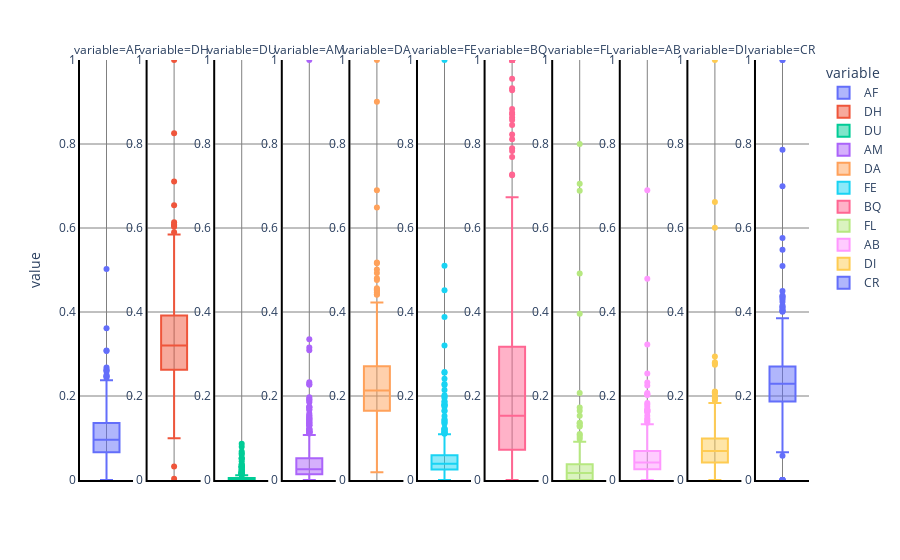

Notebook cell for this chart:
### Code cell
df_corr_false = df_corr[df_corr['Class']==0].drop(columns=['Class'])
fig = px.box(df_corr_false.melt(), y="value", facet_col="variable", boxmode="overlay", color="variable")
fig.update_yaxes(matches=None)

for i in range(len(fig["data"])):
    yaxis_name = 'yaxis' if i == 0 else f'yaxis{i + 1}'
    fig.layout[yaxis_name].showticklabels = True

fig.update_layout(legend = dict(bgcolor = 'white'))
fig.update_layout(plot_bgcolor='white')

fig.update_xaxes(showline=True, linewidth=2, linecolor='black')#, mirror=True)
fig.update_yaxes(showline=True, linewidth=2, linecolor='black',range=[0,1])#, mirror=True)

fig.update_xaxes(showgrid=True, gridwidth=1, gridcolor='gray')
fig.update_yaxes(showgrid=True, gridwidth=1, gridcolor='gray')

fig.show()

### Figure 1 — Plotly figure (JSON) as saved in the notebook; plotly's stock layout.template omitted (floating-point values rounded to 4 significant figures; data arrays with more than 128 entries replaced by an {"elided": "..."} marker saying what was removed)
{"data": [{"alignmentgroup": "True", "hovertemplate": "variable=AF<br>value=%{y}<extra></extra>", "legendgroup": "AF", "marker": {"color": "#636efa"}, "name": "AF", "notched": false, "offsetgroup": "AF", "orientation": "v", "showlegend": true, "type": "box", "x0": " ", "xaxis": "x", "y": {"elided": "509 float values"}, "y0": " ", "yaxis": "y"}, {"alignmentgroup": "True", "hovertemplate": "variable=DH<br>value=%{y}<extra></extra>", "legendgroup": "DH", "marker": {"color": "#EF553B"}, "name": "DH", "notched": false, "offsetgroup": "DH", "orientation": "v", "showlegend": true, "type": "box", "x0": " ", "xaxis": "x2", "y": {"elided": "509 float values"}, "y0": " ", "yaxis": "y2"}, {"alignmentgroup": "True", "hovertemplate": "variable=DU<br>value=%{y}<extra></extra>", "legendgroup": "DU", "marker": {"color": "#00cc96"}, "name": "DU", "notched": false, "offsetgroup": "DU", "orientation": "v", "showlegend": true, "type": "box", "x0": " ", "xaxis": "x3", "y": {"elided": "509 float values"}, "y0": " ", "yaxis": "y3"}, {"alignmentgroup": "True", "hovertemplate": "variable=AM<br>value=%{y}<extra></extra>", "legendgroup": "AM", "marker": {"color": "#ab63fa"}, "name": "AM", "notched": false, "offsetgroup": "AM", "orientation": "v", "showlegend": true, "type": "box", "x0": " ", "xaxis": "x4", "y": {"elided": "509 float values"}, "y0": " ", "yaxis": "y4"}, {"alignmentgroup": "True", "hovertemplate": "variable=DA<br>value=%{y}<extra></extra>", "legendgroup": "DA", "marker": {"color": "#FFA15A"}, "name": "DA", "notched": false, "offsetgroup": "DA", "orientation": "v", "showlegend": true, "type": "box", "x0": " ", "xaxis": "x5", "y": {"elided": "509 float values"}, "y0": " ", "yaxis": "y5"}, {"alignmentgroup": "True", "hovertemplate": "variable=FE<br>value=%{y}<extra></extra>", "legendgroup": "FE", "marker": {"color": "#19d3f3"}, "name": "FE", "notched": false, "offsetgroup": "FE", "orientation": "v", "showlegend": true, "type": "box", "x0": " ", "xaxis": "x6", "y": {"elided": "509 float values"}, "y0": " ", "yaxis": "y6"}, {"alignmentgroup": "True", "hovertemplate": "variable=BQ<br>value=%{y}<extra></extra>", "legendgroup": "BQ", "marker": {"color": "#FF6692"}, "name": "BQ", "notched": false, "offsetgroup": "BQ", "orientation": "v", "showlegend": true, "type": "box", "x0": " ", "xaxis": "x7", "y": {"elided": "509 float values"}, "y0": " ", "yaxis": "y7"}, {"alignmentgroup": "True", "hovertemplate": "variable=FL<br>value=%{y}<extra></extra>", "legendgroup": "FL", "marker": {"color": "#B6E880"}, "name": "FL", "notched": false, "offsetgroup": "FL", "orientation": "v", "showlegend": true, "type": "box", "x0": " ", "xaxis": "x8", "y": {"elided": "509 float values"}, "y0": " ", "yaxis": "y8"}, {"alignmentgroup": "True", "hovertemplate": "variable=AB<br>value=%{y}<extra></extra>", "legendgroup": "AB", "marker": {"color": "#FF97FF"}, "name": "AB", "notched": false, "offsetgroup": "AB", "orientation": "v", "showlegend": true, "type": "box", "x0": " ", "xaxis": "x9", "y": {"elided": "509 float values"}, "y0": " ", "yaxis": "y9"}, {"alignmentgroup": "True", "hovertemplate": "variable=DI<br>value=%{y}<extra></extra>", "legendgroup": "DI", "marker": {"color": "#FECB52"}, "name": "DI", "notched": false, "offsetgroup": "DI", "orientation": "v", "showlegend": true, "type": "box", "x0": " ", "xaxis": "x10", "y": {"elided": "509 float values"}, "y0": " ", "yaxis": "y10"}, {"alignmentgroup": "True", "hovertemplate": "variable=CR<br>value=%{y}<extra></extra>", "legendgroup": "CR", "marker": {"color": "#636efa"}, "name": "CR", "notched": false, "offsetgroup": "CR", "orientation": "v", "showlegend": true, "type": "box", "x0": " ", "xaxis": "x11", "y": {"elided": "509 float values"}, "y0": " ", "yaxis": "y11"}], "layout": {"annotations": [{"font": {}, "showarrow": false, "text": "variable=AF", "x": 0.03636, "xanchor": "center", "xref": "paper", "y": 1, "yanchor": "bottom", "yref": "paper"}, {"font": {}, "showarrow": false, "text": "variable=DH", "x": 0.1291, "xanchor": "center", "xref": "paper", "y": 1, "yanchor": "bottom", "yref": "paper"}, {"font": {}, "showarrow": false, "text": "variable=DU", "x": 0.2218, "xanchor": "center", "xref": "paper", "y": 1, "yanchor": "bottom", "yref": "paper"}, {"font": {}, "showarrow": false, "text": "variable=AM", "x": 0.3145, "xanchor": "center", "xref": "paper", "y": 1, "yanchor": "bottom", "yref": "paper"}, {"font": {}, "showarrow": false, "text": "variable=DA", "x": 0.4073, "xanchor": "center", "xref": "paper", "y": 1, "yanchor": "bottom", "yref": "paper"}, {"font": {}, "showarrow": false, "text": "variable=FE", "x": 0.5, "xanchor": "center", "xref": "paper", "y": 1, "yanchor": "bottom", "yref": "paper"}, {"font": {}, "showarrow": false, "text": "variable=BQ", "x": 0.5927, "xanchor": "center", "xref": "paper", "y": 1, "yanchor": "bottom", "yref": "paper"}, {"font": {}, "showarrow": false, "text": "variable=FL", "x": 0.6855, "xanchor": "center", "xref": "paper", "y": 1, "yanchor": "bottom", "yref": "paper"}, {"font": {}, "showarrow": false, "text": "variable=AB", "x": 0.7782, "xanchor": "center", "xref": "paper", "y": 1, "yanchor": "bottom", "yref": "paper"}, {"font": {}, "showarrow": false, "text": "variable=DI", "x": 0.8709, "xanchor": "center", "xref": "paper", "y": 1, "yanchor": "bottom", "yref": "paper"}, {"font": {}, "showarrow": false, "text": "variable=CR", "x": 0.9636, "xanchor": "center", "xref": "paper", "y": 1, "yanchor": "bottom", "yref": "paper"}], "boxmode": "overlay", "legend": {"bgcolor": "white", "title": {"text": "variable"}, "tracegroupgap": 0}, "margin": {"t": 60}, "plot_bgcolor": "white", "xaxis": {"anchor": "y", "domain": [0, 0.07273], "gridcolor": "gray", "gridwidth": 1, "linecolor": "black", "linewidth": 2, "showgrid": true, "showline": true}, "xaxis10": {"anchor": "y10", "domain": [0.8345, 0.9073], "gridcolor": "gray", "gridwidth": 1, "linecolor": "black", "linewidth": 2, "matches": "x", "showgrid": true, "showline": true}, "xaxis11": {"anchor": "y11", "domain": [0.9273, 1], "gridcolor": "gray", "gridwidth": 1, "linecolor": "black", "linewidth": 2, "matches": "x", "showgrid": true, "showline": true}, "xaxis2": {"anchor": "y2", "domain": [0.09273, 0.1655], "gridcolor": "gray", "gridwidth": 1, "linecolor": "black", "linewidth": 2, "matches": "x", "showgrid": true, "showline": true}, "xaxis3": {"anchor": "y3", "domain": [0.1855, 0.2582], "gridcolor": "gray", "gridwidth": 1, "linecolor": "black", "linewidth": 2, "matches": "x", "showgrid": true, "showline": true}, "xaxis4": {"anchor": "y4", "domain": [0.2782, 0.3509], "gridcolor": "gray", "gridwidth": 1, "linecolor": "black", "linewidth": 2, "matches": "x", "showgrid": true, "showline": true}, "xaxis5": {"anchor": "y5", "domain": [0.3709, 0.4436], "gridcolor": "gray", "gridwidth": 1, "linecolor": "black", "linewidth": 2, "matches": "x", "showgrid": true, "showline": true}, "xaxis6": {"anchor": "y6", "domain": [0.4636, 0.5364], "gridcolor": "gray", "gridwidth": 1, "linecolor": "black", "linewidth": 2, "matches": "x", "showgrid": true, "showline": true}, "xaxis7": {"anchor": "y7", "domain": [0.5564, 0.6291], "gridcolor": "gray", "gridwidth": 1, "linecolor": "black", "linewidth": 2, "matches": "x", "showgrid": true, "showline": true}, "xaxis8": {"anchor": "y8", "domain": [0.6491, 0.7218], "gridcolor": "gray", "gridwidth": 1, "linecolor": "black", "linewidth": 2, "matches": "x", "showgrid": true, "showline": true}, "xaxis9": {"anchor": "y9", "domain": [0.7418, 0.8145], "gridcolor": "gray", "gridwidth": 1, "linecolor": "black", "linewidth": 2, "matches": "x", "showgrid": true, "showline": true}, "yaxis": {"anchor": "x", "domain": [0, 1], "gridcolor": "gray", "gridwidth": 1, "linecolor": "black", "linewidth": 2, "range": [0, 1], "showgrid": true, "showline": true, "showticklabels": true, "title": {"text": "value"}}, "yaxis10": {"anchor": "x10", "domain": [0, 1], "gridcolor": "gray", "gridwidth": 1, "linecolor": "black", "linewidth": 2, "range": [0, 1], "showgrid": true, "showline": true, "showticklabels": true}, "yaxis11": {"anchor": "x11", "domain": [0, 1], "gridcolor": "gray", "gridwidth": 1, "linecolor": "black", "linewidth": 2, "range": [0, 1], "showgrid": true, "showline": true, "showticklabels": true}, "yaxis2": {"anchor": "x2", "domain": [0, 1], "gridcolor": "gray", "gridwidth": 1, "linecolor": "black", "linewidth": 2, "range": [0, 1], "showgrid": true, "showline": true, "showticklabels": true}, "yaxis3": {"anchor": "x3", "domain": [0, 1], "gridcolor": "gray", "gridwidth": 1, "linecolor": "black", "linewidth": 2, "range": [0, 1], "showgrid": true, "showline": true, "showticklabels": true}, "yaxis4": {"anchor": "x4", "domain": [0, 1], "gridcolor": "gray", "gridwidth": 1, "linecolor": "black", "linewidth": 2, "range": [0, 1], "showgrid": true, "showline": true, "showticklabels": true}, "yaxis5": {"anchor": "x5", "domain": [0, 1], "gridcolor": "gray", "gridwidth": 1, "linecolor": "black", "linewidth": 2, "range": [0, 1], "showgrid": true, "showline": true, "showticklabels": true}, "yaxis6": {"anchor": "x6", "domain": [0, 1], "gridcolor": "gray", "gridwidth": 1, "linecolor": "black", "linewidth": 2, "range": [0, 1], "showgrid": true, "showline": true, "showticklabels": true}, "yaxis7": {"anchor": "x7", "domain": [0, 1], "gridcolor": "gray", "gridwidth": 1, "linecolor": "black", "linewidth": 2, "range": [0, 1], "showgrid": true, "showline": true, "showticklabels": true}, "yaxis8": {"anchor": "x8", "domain": [0, 1], "gridcolor": "gray", "gridwidth": 1, "linecolor": "black", "linewidth": 2, "range": [0, 1], "showgrid": true, "showline": true, "showticklabels": true}, "yaxis9": {"anchor": "x9", "domain": [0, 1], "gridcolor": "gray", "gridwidth": 1, "linecolor": "black", "linewidth": 2, "range": [0, 1], "showgrid": true, "showline": true, "showticklabels": true}}}
